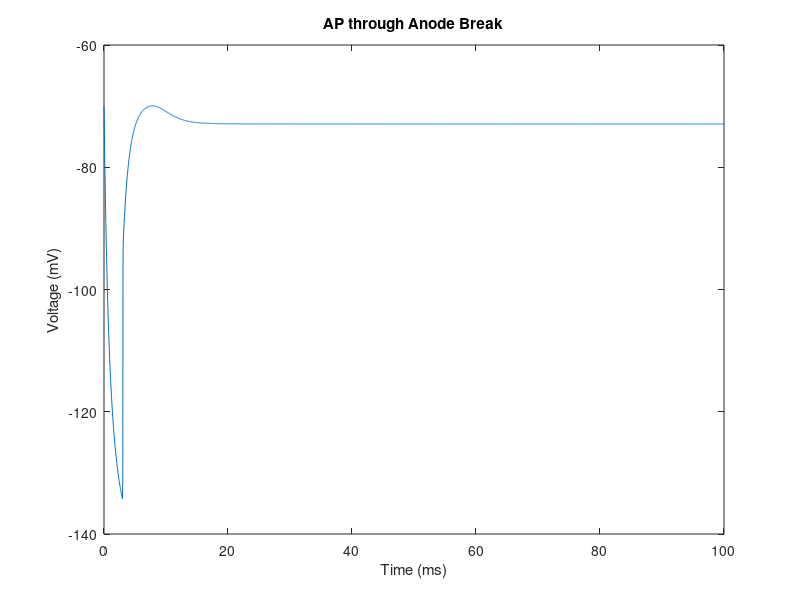

Write the MATLAB code that produced this figure.
%BME502 Project 1 Dennis McIlhany

clc; clear all;

%constants
dt=.03;
t=0:dt:100;
C=1;
ENa=55;
EK=-90;
EL=-70;
gNabar=120;
gKbar=36;
gL=1;
Iinj=zeros(1,length(t));
Iinj(1:100)=-70;

%preallocate
V=-70*ones(1,length(t));
m_inf=zeros(1,length(t));
tau_m=zeros(1,length(t));
m=zeros(1,length(t));
m3=zeros(1,length(t));
h_inf=zeros(1,length(t));
tau_h=zeros(1,length(t));
h=zeros(1,length(t));
n_inf=zeros(1,length(t));
tau_n=zeros(1,length(t));
n=zeros(1,length(t));
n4=zeros(1,length(t));
gNa=zeros(1,length(t));
gK=zeros(1,length(t));
INa=zeros(1,length(t));
IK=zeros(1,length(t));
IL=zeros(1,length(t));
IC=zeros(1,length(t));
am=zeros(1,length(t));
bm=zeros(1,length(t));
ah=zeros(1,length(t));
bh=zeros(1,length(t));
an=zeros(1,length(t));
bn=zeros(1,length(t));

%iterations for injected current and time
for w=1;
    for k=1:length(t);
        if k==1;
            an(k)=-.01*(V(w,k)+60)/(exp(-(V(w,k)+60)/10)-1);
            am(k)=-.1*(V(w,k)+45)/(exp(-(V(w,k)+45)/10)-1);
            ah(k)=.07*exp(-(V(w,k)+70)/20);
            bn(k)=.125*exp(-(V(w,k)+70)/80);
            bm(k)=4*exp(-(V(w,k)+70)/18);
            bh(k)=1/(exp(-(V(w,k)+40)/10)+1);
            n_inf(k)=an(k)/(an(k)+bn(k));
            tau_n(k)=1/(an(k)+bn(k));
            h_inf(k)=ah(k)/(ah(k)+bh(k));
            tau_h(k)=1/(ah(k)+bh(k));
            m_inf(k)=am(k)/(am(k)+bm(k));
            tau_m(k)=1/(am(k)+bm(k));
            n(k)=n_inf(k);
            n4(k)=n(k)^4;
            m(k)=m_inf(k);
            h(k)=h_inf(k);
            m3(k)=m(k)^3;
            gNa(k)=m3(k)*h(k)*gNabar;
            gK(k)=n4(k)*gKbar;
            IK(k)=(V(w,k)-EK)*gK(k);
            INa(k)=(V(w,k)-ENa)*gNa(k);
            IL(k)=(V(w,k)-EL)*gL;
            IC(k)=0;
        else
            n(k)=n(k-1)+dt*((-n(k-1)+n_inf(k-1))/tau_n(k-1));
            m(k)=m(k-1)+dt*((-m(k-1)+m_inf(k-1))/tau_m(k-1));
            h(k)=h(k-1)+dt*((-h(k-1)+h_inf(k-1))/tau_h(k-1));
            n4(k)=n(k)^4;
            m3(k)=m(k)^3;
            gNa(k)=m3(k)*h(k)*gNabar;
            gK(k)=n4(k)*gKbar;
            V(w,k)=V(w,k-1)+(dt/C)*(Iinj(k)-(gNa(k)+gK(k)+gL)*V(w,k-1)+gNa(k)*ENa+gK(k)*EK+gL*EL);
            if (abs(V(w,k) + 45) <=0.01)
                am(k) = 1;
            else
                am(k)=-.1*(V(w,k)+45)/(exp(-(V(w,k)+45)/10)-1);
            end;
            if (abs(V(w,k) + 60) <=0.01)
                an(k) = .1;
            else
                an(k)=-.01*(V(w,k)+60)/(exp(-(V(w,k)+60)/10)-1);
            end;
            ah(k)=.07*exp(-(V(w,k)+70)/20);
            bn(k)=.125*exp(-(V(w,k)+70)/80);
            bm(k)=4*exp(-(V(w,k)+70)/18);
            bh(k)=1/(exp(-(V(w,k)+40)/10)+1);
            n_inf(k)=an(k)/(an(k)+bn(k));
            tau_n(k)=1/(an(k)+bn(k));
            h_inf(k)=ah(k)/(ah(k)+bh(k));
            tau_h(k)=1/(ah(k)+bh(k));
            m_inf(k)=am(k)/(am(k)+bm(k));
            tau_m(k)=1/(am(k)+bm(k));
            IK(k)=(V(w,k)-EK)*gK(k);
            INa(k)=(V(w,k)-ENa)*gNa(k);
            IL(k)=(V(w,k)-EL)*gL;
            IC(k)=C*(V(w,k)-V(w,k-1))/dt;
        end
    end
end
plot(t,V)
xlabel('Time (ms)')
ylabel('Voltage (mV)')
title('AP through Anode Break')